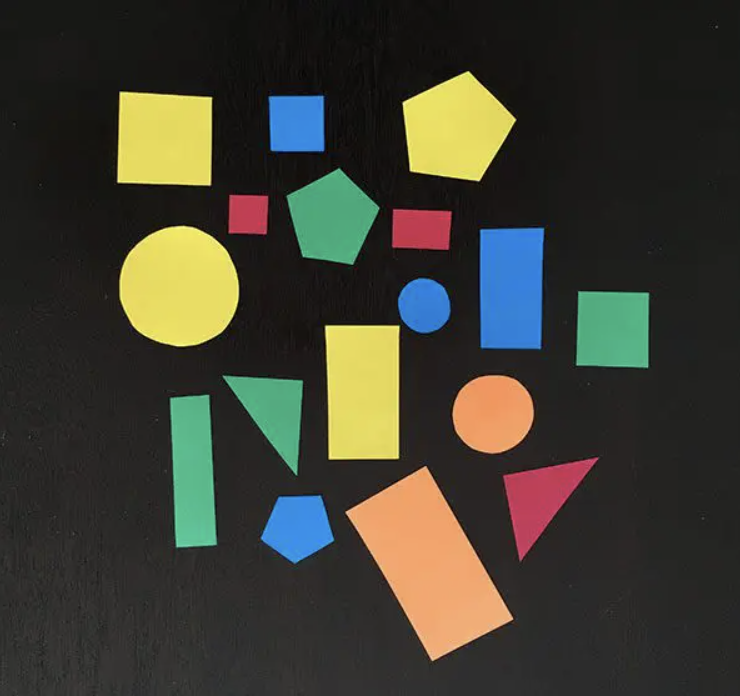
#> input picture Evaluate Image Quality/bidang.png, 740 x 696 px, found by its file name
$ python 'Convert gambar.py'
#> lines starting #> are read from the running program, lines starting #| are printed output that depends on the picture; after the words box and inside, x2 and y2 are one past the last pixel; in counts of white or black regions, pixels touching at a corner belong together
import cv2 # menyertakan library cv2 dari opencv
import numpy as np


img = cv2.imread("bidang.png")
#> img is the input picture: shape (696, 740, 3); mean B, G, R 49.8, 60.8, 61.6
img = cv2.cvtColor(img, cv2.COLOR_BGR2HSV)
#> img: shape (696, 740, 3); mean H, S, V 34.9, 55.4, 70.6

lowBlue = np.array([30, 10, 10])
highBlue = np.array([40, 255, 255])

mask = cv2.inRange (img, lowBlue, highBlue)
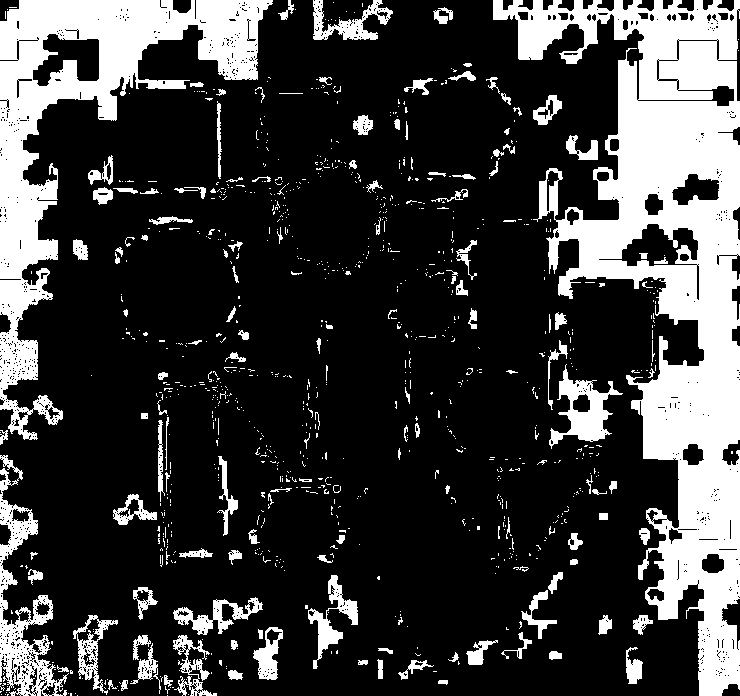
#> mask: shape (696, 740); 23.6% white; 969 white regions (823 under 20 px), largest, box (x1, y1, x2, y2) and area: (493, 0, 740, 696) 63217, (0, 0, 273, 440) 29304, (0, 455, 69, 696) 4713

cv2.imshow("display", mask)
print(img.shape)
#| (696, 740, 3)

cv2.waitKey(0)
cv2.destroyAllWindows()
